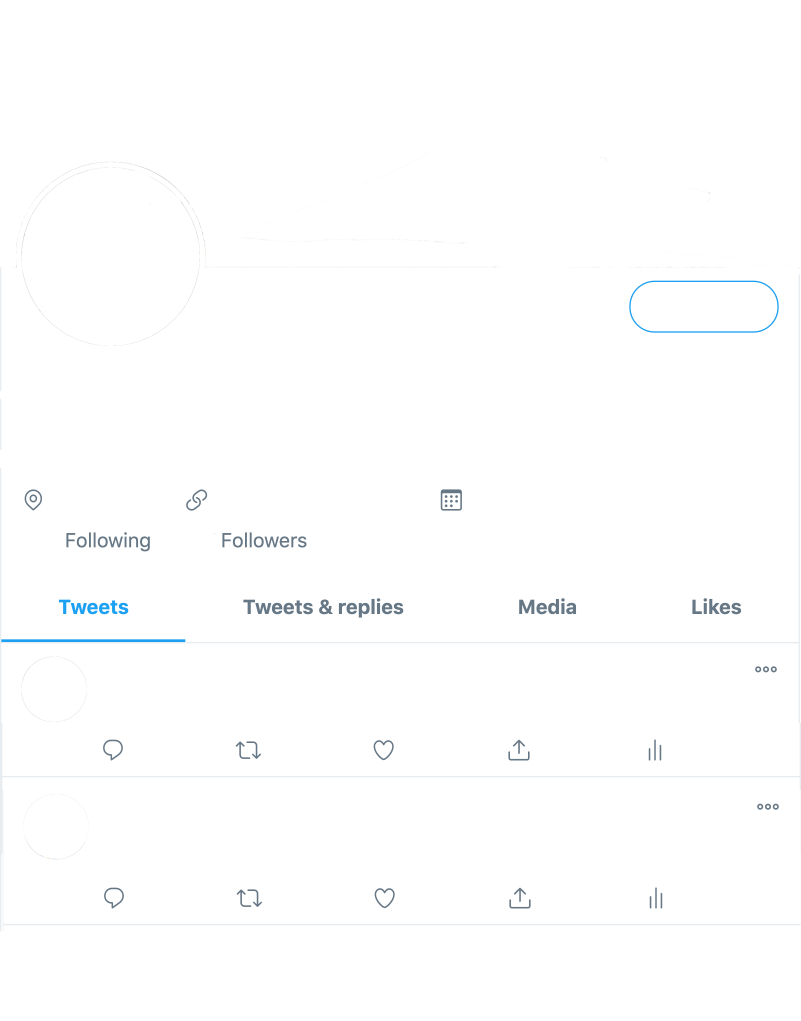
#> input picture Twitter_profile_clean.png, 2403 x 3062 px (shown at 1/3 size)
$ jupyter execute --allow-errors IntroducingVisualConjoint.ipynb
#> lines starting #> are read from the running program, lines starting #| are printed output that depends on the picture
# Replication Code for Images in "Introducing Visual Conjoint Experiments", Vecchiato(2021)

This replication code allows for the creation of all the Twitter profiles used for the visual conjoint experiment in Vecchiato and Munger (2021). The code creates empty Twitter profiles that are then modified with the desired features using a nested loop. While the code can be edited freely to allow for different features, the location parameters of the Twitter profile elements, such as likes, retweets, and avatars, should not be changed.

[cell 1]
#Preamble
from PIL import Image, ImageDraw, ImageFilter, ImageFont
import os
import numpy as np
import textwrap
import re, string

[cell 2]
#Local directory
script_dir = os.path.abspath('')

#> (a cell that did not finish here is left out)

[cell 4]
#Generating empty Twitter profile, man
img = Image.open('Twitter_profile_clean.png').convert('RGB')
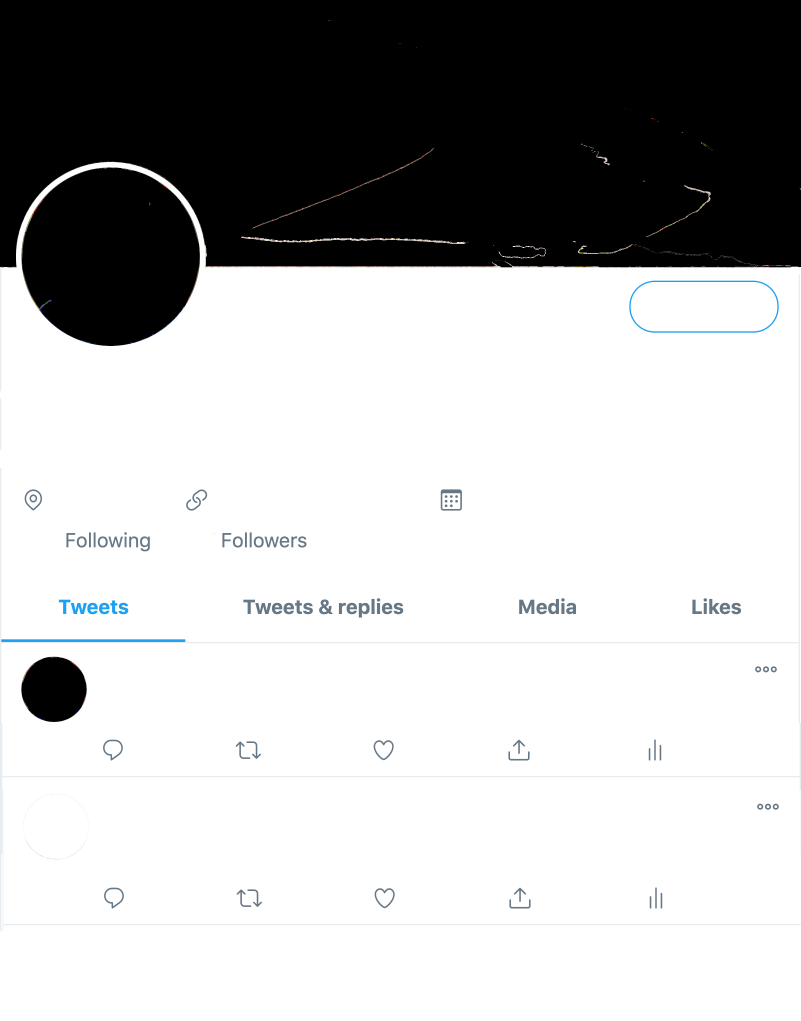
#> img: PIL image 2403x3062 RGB (shown at 1/3 size); mean R, G, B 183.5, 183.8, 184
draw = ImageDraw.Draw(img)
font_largeName = ImageFont.truetype("HelveticaNeue.ttc", size=72, index = 1)
draw.text((61, 1079),"Congressman Smith",(0,0,0),font=font_largeName)
font_smallName = ImageFont.truetype("HelveticaNeue.ttc", 50)
draw.text((61, 1170),"@CongressmanSmith",font=font_smallName, fill = "#667786")
draw.text((2000, 875),"Follow",font=font_largeName, fill = "#1ca1f2")
font_location = ImageFont.truetype("HelveticaNeue.ttc", 60, index = 1)
draw.text((155, 1480),"Washington, DC",font=font_smallName, fill = "#667786")
draw.text((646, 1480),"www.congress.gov",font=font_smallName, fill = "#667786")
draw.text((1411, 1480),"Joined November 2010",font=font_smallName, fill = "#667786")
font_tweetName = ImageFont.truetype("HelveticaNeue.ttc", 50, index = 1)
draw.text((295, 1987),"Congressman Smith",(0,0,0), font=font_tweetName)
draw.text((295, 2380),"Congressman Smith",(0,0,0), font=font_tweetName)
img.save(os.path.join(script_dir, "TwitterProfileClean_man.png"), dpi=(300, 300))
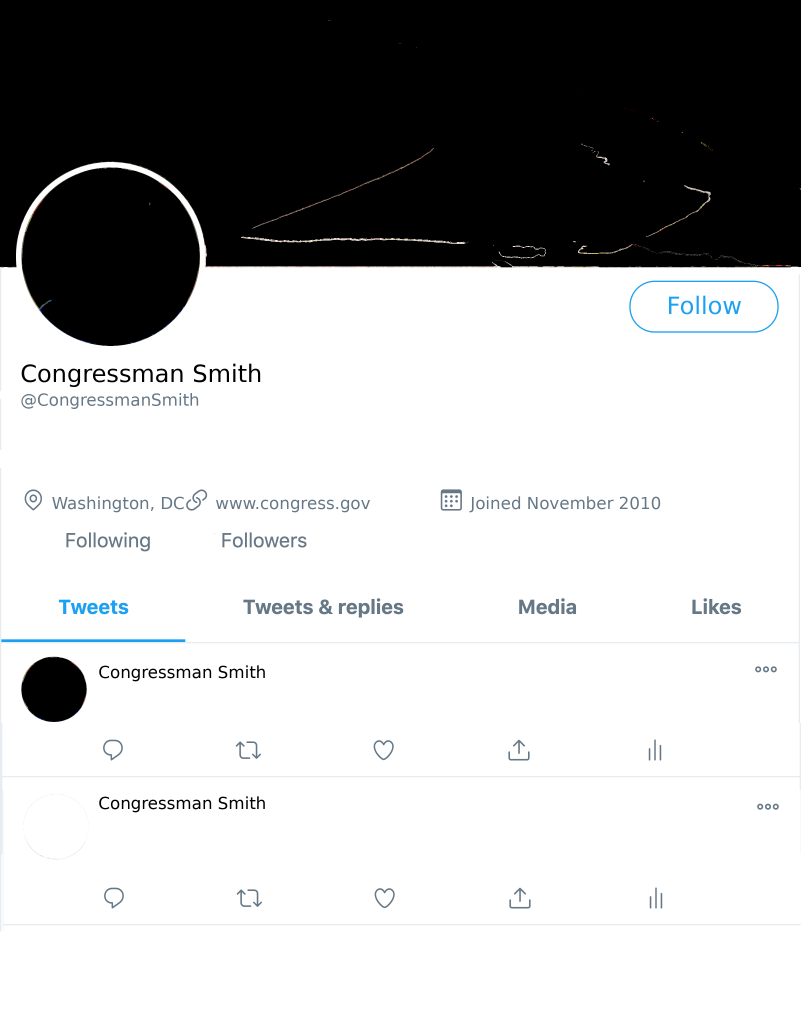
#> saved as TwitterProfileClean_man.png: PIL image 2403x3062 RGB (shown at 1/3 size); mean R, G, B 182.2, 182.6, 182.9

[cell 5]
#Generating empty Twitter profile, woman
img = Image.open('Twitter_profile_clean.png').convert('RGB')
draw = ImageDraw.Draw(img)
font_largeName = ImageFont.truetype("HelveticaNeue.ttc", size=72, index = 1)
draw.text((61, 1079),"Congresswoman Smith",(0,0,0),font=font_largeName)
font_smallName = ImageFont.truetype("HelveticaNeue.ttc", 50)
draw.text((61, 1170),"@CongresswomanSmith",font=font_smallName, fill = "#667786")
draw.text((2000, 875),"Follow",font=font_largeName, fill = "#1ca1f2")
font_location = ImageFont.truetype("HelveticaNeue.ttc", 60, index = 1)
draw.text((155, 1480),"Washington, DC",font=font_smallName, fill = "#667786")
draw.text((646, 1480),"www.congress.gov",font=font_smallName, fill = "#667786")
draw.text((1411, 1480),"Joined November 2010",font=font_smallName, fill = "#667786")
font_tweetName = ImageFont.truetype("HelveticaNeue.ttc", 50, index = 1)
draw.text((295, 1987),"Congresswoman Smith",(0,0,0), font=font_tweetName)
draw.text((295, 2380),"Congresswoman Smith",(0,0,0), font=font_tweetName)
img.save(os.path.join(script_dir, "TwitterProfileClean_woman.png"), dpi=(300, 300))
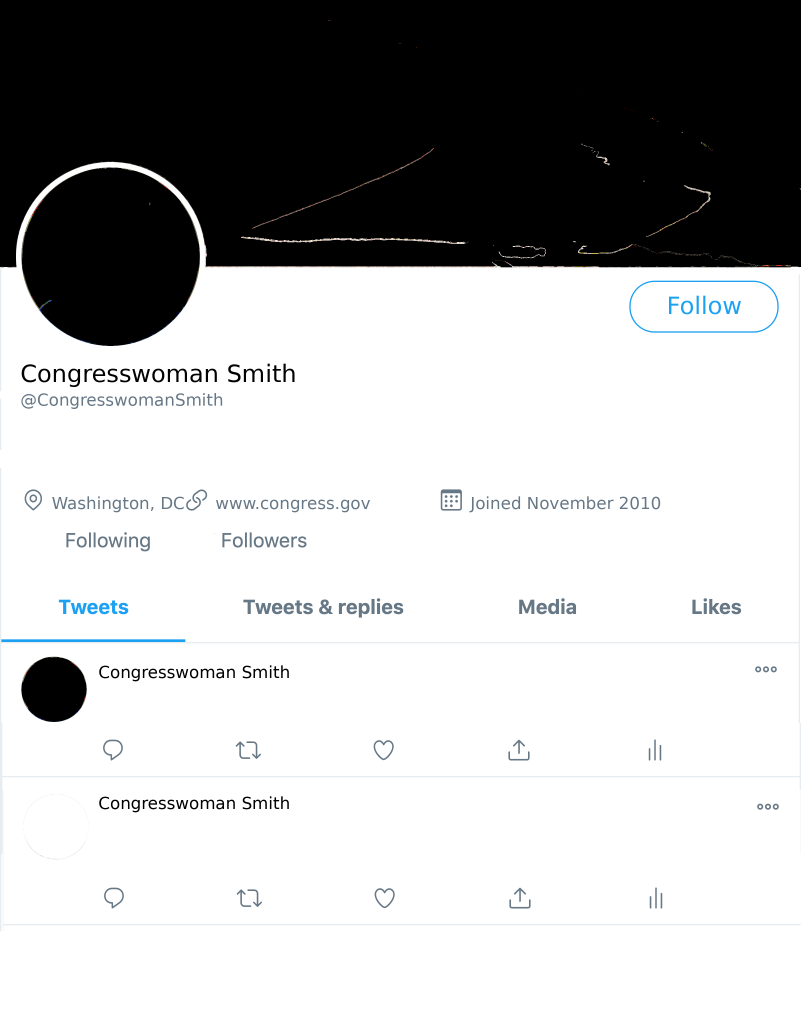
#> saved as TwitterProfileClean_woman.png: PIL image 2403x3062 RGB (shown at 1/3 size); mean R, G, B 182.1, 182.5, 182.8
